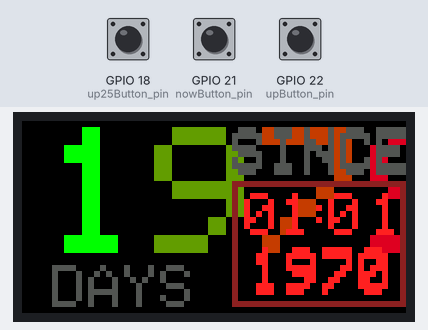
Simulated run of this sketch. Board: ESP32. Parts: 64×32 colour display. The test bench sets the inputs (shaded band); at power-on: GPIO 18 (up25Button_pin) HIGH, GPIO 21 (nowButton_pin) HIGH, GPIO 22 (upButton_pin) HIGH. WiFi joins after 1.5 s; servers stay silent unless stated; network time is answered at once with the bench clock; the local clock reads 2024-03-15 10:24:30 at power-on unless the sketch sets it; EEPROM starts erased.

Above: at 10.1 s.
10.2 s: GPIO 18 (up25Button_pin) pulled LOW for 0.15 s
At 11.3 s:
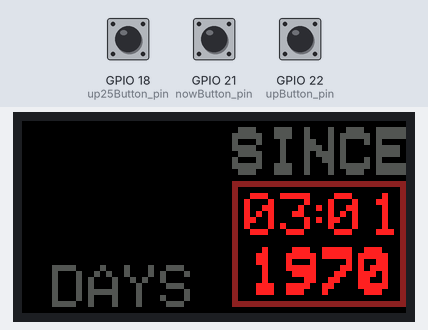
11.8 s: GPIO 21 (nowButton_pin) pulled LOW for 0.15 s
At 12.26 s:
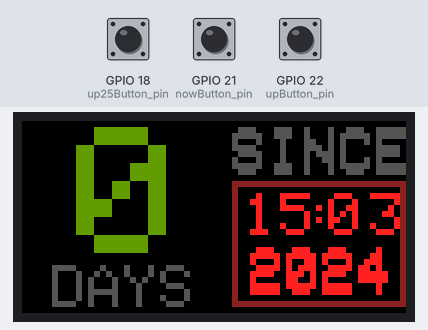
13.4 s: GPIO 22 (upButton_pin) pulled LOW for 0.15 s
At 13.87 s:
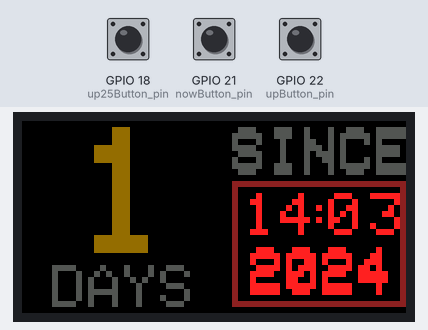
15.0 s: GPIO 18 (up25Button_pin) pulled LOW for 1 s
At 15.49 s:
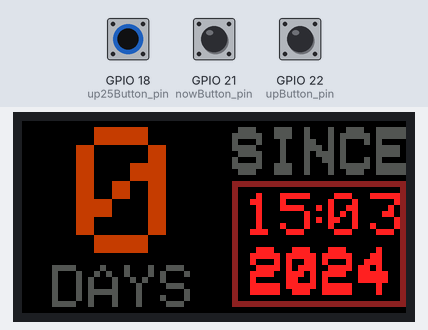
17.5 s: GPIO 22 (upButton_pin) pulled LOW for 1 s
At 18.78 s:
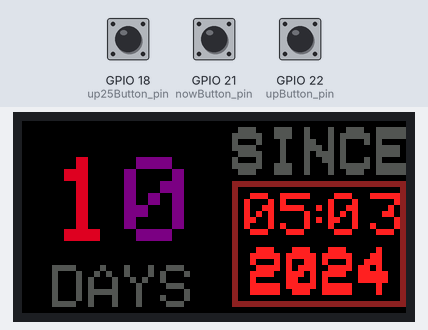
20.0 s: GPIO 21 (nowButton_pin) pulled LOW for 1 s
At 20.39 s:
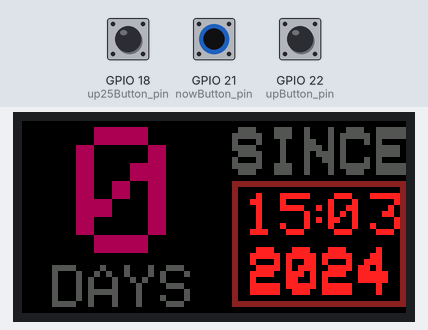

Measured:
- after the input at 10.2 s, the display: first changes after 0.05 s (image 1 shows a later state)
- after the input at 11.8 s, the display: first changes after 0.06 s (image 2 shows a later state)

The sketch:

test_1.c.ino
```cpp
// information board on a 64x32 LED matrix to show how many days passed
// since the last saftey incident happened
// the board is connected to the internet and gets the time from a NTP server
// the incident date is set by a button on the board
// the board is powered by a 5V power supply and the LED matrix is powered by a 5V power supply
// the board is connected to the LED matrix via a level shifters

#include <ESP32-HUB75-MatrixPanel-I2S-DMA.h>
#include <ESP32-VirtualMatrixPanel-I2S-DMA.h>
#include <WiFi.h>
#include <NTPClient.h>
#include <WiFiUdp.h>
#include <Preferences.h>
#include <WiFiManager.h>
#include <TimeLib.h>
#include <ESP32Ping.h>

#define PANEL_RES_X 64    // Number of pixels wide of each INDIVIDUAL panel module.
#define PANEL_RES_Y 32    // Number of pixels tall of each INDIVIDUAL panel module.
#define PANEL_CHAIN 1     // Total number of panels chained one to another
#define upButton_pin 22   // pin to move the incident date a day back wards
#define up25Button_pin 18 // pin to move the incident date 25 days back wards
#define nowButton_pin 21  // pin to move the incident date to now

const char* ntpServer = "in.pool.ntp.org";

WiFiUDP ntpUDP; // Define NTP Client to get time
NTPClient timeClient(ntpUDP);

Preferences preferences;

String formattedDate; // Variables to save date and time
String dayStamp;
String timeStamp;

MatrixPanel_I2S_DMA *dma_display = nullptr; // MatrixPanel_I2S_DMA dma_display;
VirtualMatrixPanel *vdma_display = nullptr;

uint16_t myBLACK = dma_display->color565(0, 0, 0); // colors
uint16_t myWHITE = dma_display->color565(255, 255, 255);
uint16_t myRED = dma_display->color565(255, 0, 0);
uint16_t myGREEN = dma_display->color565(0, 255, 0);
uint16_t myBLUE = dma_display->color565(0, 0, 255);


uint counter = 1;
int epochtime = 0;
int incidenttime = 1671366600;
// int incidenttime=0;
int days = 0;
int fSize = 3;
int fStart = 4;
int fStarty = 1;
int faster = 0;
int exitt=0;

// Input a value 0 to 255 to get a color value.
// The colours are a transition r - g - b - back to r.
// From: https://gist.github.com/davidegironi/3144efdc6d67e5df55438cc3cba613c8
uint16_t colorWheel(uint8_t pos)
{
  if (pos < 85)
  {
    return dma_display->color565(pos * 3, 255 - pos * 3, 0);
  }
  else if (pos < 170)
  {
    pos -= 85;
    return dma_display->color565(255 - pos * 3, 0, pos * 3);
  }
  else
  {
    pos -= 170;
    return dma_display->color565(0, pos * 3, 255 - pos * 3);
  }
}

// void IRAM_ATTR nowPressed(){
//   incidenttime=epochtime;
//   dma_display->setCursor(5, 0);
//   dma_display->print("down");
//   delay(2000);
//   dma_display->fillScreen(dma_display->color444(0, 0, 0));
// }

void drawText(int colorWheelOffset)
{
  // get the current time fron ntp server

  if (counter % 50000 == 0)
  {
    bool success = Ping.ping("www.google.com", 3);
    if (success)
    {
      delay(20);
    }
    else
    {
      dma_display->fillScreen(dma_display->color444(0, 0, 0));
      dma_display->setCursor(5, 24);
      dma_display->print("no internet restart");
      delay(3000);
      ESP.restart();
    }

  exitt=0;

  //timeClient.update();

  while(!timeClient.update()) {
    timeClient.forceUpdate();
    delay(1000);
    if(exitt>20){
      ESP.restart();
    }
    exitt=exitt+1;
  }

    epochtime = timeClient.getEpochTime(); // update time in 50 cuycles
    dma_display->fillScreen(dma_display->color444(0, 0, 0));
  }

  days = (epochtime - incidenttime) / 86400;
  // fill black : screen
  // dma_display->fillScreen(dma_display->color444(0, 0, 0));

  if (days < 10)
  {
    fStart = 9;
    fSize = 3;
    fStarty = 1;
  }
  else if (days < 100)
  {
    fStart = 5;
    fSize = 2;
    fStarty = 6;
  }
  else if (days < 1000)
  {
    fStart = 0;
    fSize = 2;
    fStarty = 6;
  }
  else
  {
    ;
  }

  // dma_display->clearScreen();
  dma_display->setTextSize(fSize);         // size 1 == 8 pixels high
  dma_display->setTextWrap(false);         // Do wrap at end of line - cant do ourselves
  dma_display->setCursor(fStart, fStarty); // start at top left, with 8 pixel of spacing
  int8_t w = 0;
  // dma_display->setFont();

  // dma_display->print(formattedDate);      //if you want a static display uncomment
  formattedDate = String(days);

  for (w = 0; w < (formattedDate.length()); w++)
  {                                                                     //
    dma_display->setTextColor(colorWheel((w * 32) + colorWheelOffset)); // for ANIMATED TEXT
    dma_display->print(formattedDate[w]);                               //
  }

  // dma_display->println();
  // dma_display->print(" ");
  // for (w=9; w<18; w++) {
  //   dma_display->setTextColor(colorWheel((w*32)+colorWheelOffset));
  //   dma_display->print("*");
  // }
  dma_display->setTextSize(1);
  dma_display->setCursor(5, 24);
  dma_display->setTextColor(dma_display->color444(5, 5, 5));
  dma_display->println("DAYS");

  dma_display->setTextSize(1);
  dma_display->setCursor(35, 1);
  dma_display->setTextColor(dma_display->color444(5, 5, 5));
  dma_display->print("SINCE");

  dma_display->setTextSize(1);
  dma_display->setCursor(35, 2);
  dma_display->setTextColor(dma_display->color444(5, 5, 5));
  dma_display->print("SINCE");

  dma_display->setTextColor(dma_display->color444(15, 2, 2));
  days = day(incidenttime);
  if (days < 10)
  {
    fStart = 43;
    fSize = 1;
    fStarty = 12;
    dma_display->setCursor(37, 12);
    dma_display->print("0");
  }
  else
  {
    fStart = 37;
    fSize = 1;
    fStarty = 12;
  }

  dma_display->setTextSize(1);
  // dma_display->setCursor(37,12);
  dma_display->setCursor(fStart, fStarty);

  dma_display->print(days);

  dma_display->setCursor(47, 12);
  dma_display->print(":");

  // dma_display->drawPixel(43,19,5000);

  days = month(incidenttime); // shouldhav been months , just using dsame vairable

  if (days < 10)
  { // is months
    fStart = 58;
    fSize = 1;
    fStarty = 12;
    dma_display->setCursor(51, 12);
    dma_display->print("0");
  }
  else
  {
    fStart = 51;
    fSize = 1;
    fStarty = 12;
  }

  dma_display->setTextSize(1);
  // dma_display->setCursor(51,12);
  dma_display->setCursor(fStart, fStarty);
  dma_display->print(days); // is months

  dma_display->setCursor(38, 21);
  dma_display->print(year(incidenttime));

  dma_display->setCursor(38, 22);
  dma_display->print(year(incidenttime));

  dma_display->drawRect(35, 10, 29, 21, dma_display->color444(8, 2, 2));

  counter++;
}

void setup()
{

  // dma_display->setFont(&FreeMonoBoldOblique12pt7b);
  pinMode(upButton_pin, INPUT_PULLUP); // initialize button pins
  //  attachInterrupt(upButton_pin,upPressed, RISING);               //and ISR
  pinMode(up25Button_pin, INPUT_PULLUP);
  //  attachInterrupt(up25Button_pin,up25Pressed, RISING);
  pinMode(nowButton_pin, INPUT_PULLUP);
  //  attachInterrupt(nowButton_pin,nowPressed, RISING);

  preferences.begin("signboard", false);
  incidenttime = preferences.getUInt("incidentstored", 0);
  preferences.end();
  // Module configuration19800
  HUB75_I2S_CFG mxconfig(
      PANEL_RES_X, // module width
      PANEL_RES_Y, // module height
      PANEL_CHAIN  // Chain length
  );

  // mxconfig.gpio.e = 18;
  // mxconfig.clkphase = false;
  // mxconfig.driver = HUB75_I2S_CFG::FM6126A;

  // Display Setup
  dma_display = new MatrixPanel_I2S_DMA(mxconfig);
  dma_display->begin();
  dma_display->setBrightness8(200); // 0-255
  dma_display->clearScreen();
  // dma_display->setRotation(2)
  dma_display->fillScreen(myBLUE);
  delay(300);
  dma_display->fillScreen(myRED);
  delay(300);
  dma_display->fillScreen(myGREEN);
  delay(300);
  dma_display->fillScreen(myBLACK);
  dma_display->print("Connecting to WiFi");
  // check by pinging www.google.com and reset ESP if no response

  // texst setup
  dma_display->setTextSize(1);    // size 1 == 8 pixels high
  dma_display->setTextWrap(true); // Don't wrap at end of line - will do ourselves
  dma_display->setCursor(5, 0);   // start at top left, with 8 pixel of spacing
  int8_t w = 0;

  // WiFi.mode(WIFI_STA); // explicitly set mode, esp defaults to STA+AP
  // it is a good practice to make sure your code sets wifi mode how you want it.

  // put your setup code here, to run once:

  // WiFiManager, Local intialization. Once its business is done, there is no need to keep it around
  WiFiManager wm;
  // reset settings - wipe stored credentials for testing
  // these are stored by the esp library
  // wm.resetSettings();

  // Automatically connect using saved credentials,
  // if connection fails, it starts an access point with the specified name ( "AutoConnectAP"),
  // if empty will auto generate SSID, if password is blank it will be anonymous AP (wm.autoConnect())
  // then goes into a blocking loop awaiting configuration and will return success result

  bool res;

  wm.setConfigPortalTimeout(45);
  res = wm.autoConnect("shyam_is_awesome", "yesyesyes"); // password protected ap

  dma_display->println("Connecting to WiFi");

  if (!res)
  {
    // didnt connect so we will reset esp
    dma_display->clearScreen();
    dma_display->setCursor(0, 0);
    dma_display->print("Failed to connect");
    delay(3000);
    ESP.restart();
  }
  else
  {
    // if you get here you have connected to the WiFi
    // print ip on screen
    dma_display->setCursor(0, 0);
    dma_display->clearScreen();
    dma_display->println(WiFi.localIP());
    dma_display->println("WiFi");
    dma_display->println("Connected");
    delay(2000);
  }
  dma_display->setCursor(0, 0);
  dma_display->clearScreen();
  // check by pinging www.google.com and reset ESP if no response
  bool success = Ping.ping("www.google.com", 3);
  if (success)
  {
    dma_display->print("internet  is working");
    delay(3000);
  }
  else
  {
    dma_display->print("But no    internet  so restart");
    delay(3000);
    ESP.restart();
  }

  // Initialize a NTPClient to get time
  timeClient.begin();
  // Set offset time in seconds to adjust for your timezone, for example:
  timeClient.setTimeOffset(3600);

  // fix the screen with red
  dma_display->fillRect(0, 0, dma_display->width(), dma_display->height(), dma_display->color444(15, 0, 0));
  delay(500);

  // draw a box line and circle
  // dma_display->drawRect(0, 0, dma_display->width(), dma_display->height(), dma_display->color444(15, 15, 0));
  // dma_display->drawLine(0, 0, dma_display->width()-1, dma_display->height()-1, dma_display->color444(15, 0, 0));
  // dma_display->drawLine(dma_display->width()-1, 0, 0, dma_display->height()-1, dma_display->color444(15, 0, 0));
  // dma_display->drawCircle(10, 10, 10, dma_display->color444(0, 0, 15));
  // dma_display->fillCircle(40, 21, 10, dma_display->color444(15, 0, 15));

  // fill the screen with 'black'
  dma_display->fillScreen(dma_display->color444(0, 0, 0));

  // drawText(0);
  exitt=0;
  while(!timeClient.update()) {
    timeClient.forceUpdate();
    delay(10);
    if(exitt>100){
      ESP.restart();
    }
    exitt=exitt+1;
  }

  formattedDate = timeClient.getFormattedTime();
  epochtime = timeClient.getEpochTime();
}

uint8_t wheelval = 0;

void loop()
{

  // animate by going through the colour wheel for the first two lines
  drawText(wheelval);
  wheelval += 1;
  delay(100);
  if (digitalRead(upButton_pin) == LOW)
  {
    incidenttime = incidenttime - 86400;
    dma_display->setCursor(50, 0);
    dma_display->fillScreen(dma_display->color444(0, 0, 0));
    preferences.begin("signboard", false);
    preferences.putUInt("incidentstored", incidenttime);
    preferences.end();
    faster = faster + 1;
  }
  else if (digitalRead(nowButton_pin) == LOW)
  {
    incidenttime = epochtime;
    dma_display->setCursor(50, 0);
    dma_display->fillScreen(dma_display->color444(0, 0, 0));
    preferences.begin("signboard", false);
    preferences.putUInt("incidentstored", incidenttime);
    preferences.end();
  }

  else if (digitalRead(up25Button_pin) == LOW)
  {
    incidenttime = incidenttime + 86400;
    if (incidenttime > epochtime)
    {
      incidenttime = epochtime;
    }
    dma_display->setCursor(50, 0);
    dma_display->fillScreen(dma_display->color444(0, 0, 0));
    preferences.begin("signboard", false);
    preferences.putUInt("incidentstored", incidenttime);
    preferences.end();
  }
}
```
